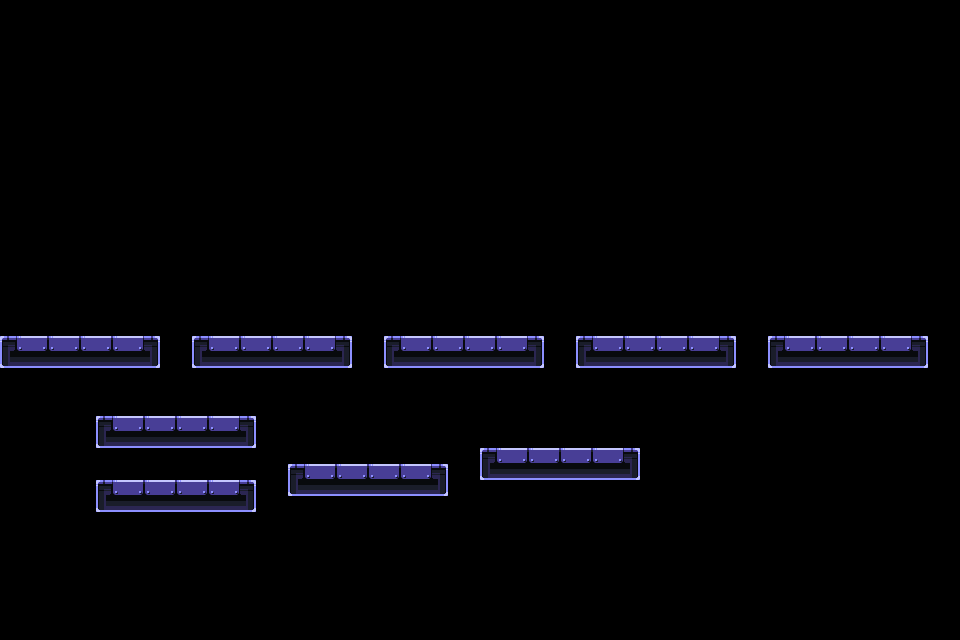

A level layout from a 2D game, rendered from its tile map. Below: a short description, then the map file with its tile-grid data intact:
An orthogonal 60x40 tile map with 16x16 px tiles, 1 tile layer (Tile Layer 1) and 3 objects.

<map version="1.9" tiledversion="1.9.2" orientation="orthogonal" renderorder="right-down" width="60" height="40" tilewidth="16" tileheight="16" infinite="0" nextlayerid="4" nextobjectid="10">
 <tileset firstgid="1" name="Tiles" tilewidth="16" tileheight="16" tilecount="54" columns="6">
  <image source="Tiles.png" width="96" height="144" />
  <tile id="2">
   <objectgroup draworder="index" id="2">
    <object id="1" x="0" y="8" width="16" height="4" />
   </objectgroup>
  </tile>
  <tile id="3">
   <objectgroup draworder="index" id="2">
    <object id="1" x="0" y="8" width="16" height="4" />
   </objectgroup>
  </tile>
  <tile id="27">
   <objectgroup draworder="index" id="2">
    <object id="1" x="0" y="0" width="16" height="4" />
   </objectgroup>
  </tile>
 </tileset>
 <layer id="1" name="Tile Layer 1" width="60" height="40">
  <data encoding="csv">
0,0,0,0,0,0,0,0,0,0,0,0,0,0,0,0,0,0,0,0,0,0,0,0,0,0,0,0,0,0,0,0,0,0,0,0,0,0,0,0,0,0,0,0,0,0,0,0,0,0,0,0,0,0,0,0,0,0,0,0,
0,0,0,0,0,0,0,0,0,0,0,0,0,0,0,0,0,0,0,0,0,0,0,0,0,0,0,0,0,0,0,0,0,0,0,0,0,0,0,0,0,0,0,0,0,0,0,0,0,0,0,0,0,0,0,0,0,0,0,0,
0,0,0,0,0,0,0,0,0,0,0,0,0,0,0,0,0,0,0,0,0,0,0,0,0,0,0,0,0,0,0,0,0,0,0,0,0,0,0,0,0,0,0,0,0,0,0,0,0,0,0,0,0,0,0,0,0,0,0,0,
0,0,0,0,0,0,0,0,0,0,0,0,0,0,0,0,0,0,0,0,0,0,0,0,0,0,0,0,0,0,0,0,0,0,0,0,0,0,0,0,0,0,0,0,0,0,0,0,0,0,0,0,0,0,0,0,0,0,0,0,
0,0,0,0,0,0,0,0,0,0,0,0,0,0,0,0,0,0,0,0,0,0,0,0,0,0,0,0,0,0,0,0,0,0,0,0,0,0,0,0,0,0,0,0,0,0,0,0,0,0,0,0,0,0,0,0,0,0,0,0,
0,0,0,0,0,0,0,0,0,0,0,0,0,0,0,0,0,0,0,0,0,0,0,0,0,0,0,0,0,0,0,0,0,0,0,0,0,0,0,0,0,0,0,0,0,0,0,0,0,0,0,0,0,0,0,0,0,0,0,0,
0,0,0,0,0,0,0,0,0,0,0,0,0,0,0,0,0,0,0,0,0,0,0,0,0,0,0,0,0,0,0,0,0,0,0,0,0,0,0,0,0,0,0,0,0,0,0,0,0,0,0,0,0,0,0,0,0,0,0,0,
0,0,0,0,0,0,0,0,0,0,0,0,0,0,0,0,0,0,0,0,0,0,0,0,0,0,0,0,0,0,0,0,0,0,0,0,0,0,0,0,0,0,0,0,0,0,0,0,0,0,0,0,0,0,0,0,0,0,0,0,
0,0,0,0,0,0,0,0,0,0,0,0,0,0,0,0,0,0,0,0,0,0,0,0,0,0,0,0,0,0,0,0,0,0,0,0,0,0,0,0,0,0,0,0,0,0,0,0,0,0,0,0,0,0,0,0,0,0,0,0,
0,0,0,0,0,0,0,0,0,0,0,0,0,0,0,0,0,0,0,0,0,0,0,0,0,0,0,0,0,0,0,0,0,0,0,0,0,0,0,0,0,0,0,0,0,0,0,0,0,0,0,0,0,0,0,0,0,0,0,0,
0,0,0,0,0,0,0,0,0,0,0,0,0,0,0,0,0,0,0,0,0,0,0,0,0,0,0,0,0,0,0,0,0,0,0,0,0,0,0,0,0,0,0,0,0,0,0,0,0,0,0,0,0,0,0,0,0,0,0,0,
0,0,0,0,0,0,0,0,0,0,0,0,0,0,0,0,0,0,0,0,0,0,0,0,0,0,0,0,0,0,0,0,0,0,0,0,0,0,0,0,0,0,0,0,0,0,0,0,0,0,0,0,0,0,0,0,0,0,0,0,
0,0,0,0,0,0,0,0,0,0,0,0,0,0,0,0,0,0,0,0,0,0,0,0,0,0,0,0,0,0,0,0,0,0,0,0,0,0,0,0,0,0,0,0,0,0,0,0,0,0,0,0,0,0,0,0,0,0,0,0,
0,0,0,0,0,0,0,0,0,0,0,0,0,0,0,0,0,0,0,0,0,0,0,0,0,0,0,0,0,0,0,0,0,0,0,0,0,0,0,0,0,0,0,0,0,0,0,0,0,0,0,0,0,0,0,0,0,0,0,0,
0,0,0,0,0,0,0,0,0,0,0,0,0,0,0,0,0,0,0,0,0,0,0,0,0,0,0,0,0,0,0,0,0,0,0,0,0,0,0,0,0,0,0,0,0,0,0,0,0,0,0,0,0,0,0,0,0,0,0,0,
0,0,0,0,0,0,0,0,0,0,0,0,0,0,0,0,0,0,0,0,0,0,0,0,0,0,0,0,0,0,0,0,0,0,0,0,0,0,0,0,0,0,0,0,0,0,0,0,0,0,0,0,0,0,0,0,0,0,0,0,
0,0,0,0,0,0,0,0,0,0,0,0,0,0,0,0,0,0,0,0,0,0,0,0,0,0,0,0,0,0,0,0,0,0,0,0,0,0,0,0,0,0,0,0,0,0,0,0,0,0,0,0,0,0,0,0,0,0,0,0,
0,0,0,0,0,0,0,0,0,0,0,0,0,0,0,0,0,0,0,0,0,0,0,0,0,0,0,0,0,0,0,0,0,0,0,0,0,0,0,0,0,0,0,0,0,0,0,0,0,0,0,0,0,0,0,0,0,0,0,0,
0,0,0,0,0,0,0,0,0,0,0,0,0,0,0,0,0,0,0,0,0,0,0,0,0,0,0,0,0,0,0,0,0,0,0,0,0,0,0,0,0,0,0,0,0,0,0,0,0,0,0,0,0,0,0,0,0,0,0,0,
0,0,0,0,0,0,0,0,0,0,0,0,0,0,0,0,0,0,0,0,0,0,0,0,0,0,0,0,0,0,0,0,0,0,0,0,0,0,0,0,0,0,0,0,0,0,0,0,0,0,0,0,0,0,0,0,0,0,0,0,
0,0,0,0,0,0,0,0,0,0,0,0,0,0,0,0,0,0,0,0,0,0,0,0,0,0,0,0,0,0,0,0,0,0,0,0,0,0,0,0,0,0,0,0,0,0,0,0,0,0,0,0,0,0,0,0,0,0,0,0,
27,3,4,3,4,3,4,3,4,29,0,0,27,3,4,3,4,3,4,3,4,29,0,0,27,3,4,3,4,3,4,3,4,29,0,0,27,3,4,3,4,3,4,3,4,29,0,0,27,3,4,3,4,3,4,3,4,29,0,0,
39,40,40,40,40,40,40,40,40,41,0,0,39,40,40,40,40,40,40,40,40,41,0,0,39,40,40,40,40,40,40,40,40,41,0,0,39,40,40,40,40,40,40,40,40,41,0,0,39,40,40,40,40,40,40,40,40,41,0,0,
0,0,0,0,0,0,0,0,0,0,0,0,0,0,0,0,0,0,0,0,0,0,0,0,0,0,0,0,0,0,0,0,0,0,0,0,0,0,0,0,0,0,0,0,0,0,0,0,0,0,0,0,0,0,0,0,0,0,0,0,
0,0,0,0,0,0,0,0,0,0,0,0,0,0,0,0,0,0,0,0,0,0,0,0,0,0,0,0,0,0,0,0,0,0,0,0,0,0,0,0,0,0,0,0,0,0,0,0,0,0,0,0,0,0,0,0,0,0,0,0,
0,0,0,0,0,0,0,0,0,0,0,0,0,0,0,0,0,0,0,0,0,0,0,0,0,0,0,0,0,0,0,0,0,0,0,0,0,0,0,0,0,0,0,0,0,0,0,0,0,0,0,0,0,0,0,0,0,0,0,0,
0,0,0,0,0,0,27,3,4,3,4,3,4,3,4,29,0,0,0,0,0,0,0,0,0,0,0,0,0,0,0,0,0,0,0,0,0,0,0,0,0,0,0,0,0,0,0,0,0,0,0,0,0,0,0,0,0,0,0,0,
0,0,0,0,0,0,39,40,40,40,40,40,40,40,40,41,0,0,0,0,0,0,0,0,0,0,0,0,0,0,0,0,0,0,0,0,0,0,0,0,0,0,0,0,0,0,0,0,0,0,0,0,0,0,0,0,0,0,0,0,
0,0,0,0,0,0,0,0,0,0,0,0,0,0,0,0,0,0,0,0,0,0,0,0,0,0,0,0,0,0,27,3,4,3,4,3,4,3,4,29,0,0,0,0,0,0,0,0,0,0,0,0,0,0,0,0,0,0,0,0,
0,0,0,0,0,0,0,0,0,0,0,0,0,0,0,0,0,0,27,3,4,3,4,3,4,3,4,29,0,0,39,40,40,40,40,40,40,40,40,41,0,0,0,0,0,0,0,0,0,0,0,0,0,0,0,0,0,0,0,0,
0,0,0,0,0,0,27,3,4,3,4,3,4,3,4,29,0,0,39,40,40,40,40,40,40,40,40,41,0,0,0,0,0,0,0,0,0,0,0,0,0,0,0,0,0,0,0,0,0,0,0,0,0,0,0,0,0,0,0,0,
0,0,0,0,0,0,39,40,40,40,40,40,40,40,40,41,0,0,0,0,0,0,0,0,0,0,0,0,0,0,0,0,0,0,0,0,0,0,0,0,0,0,0,0,0,0,0,0,0,0,0,0,0,0,0,0,0,0,0,0,
0,0,0,0,0,0,0,0,0,0,0,0,0,0,0,0,0,0,0,0,0,0,0,0,0,0,0,0,0,0,0,0,0,0,0,0,0,0,0,0,0,0,0,0,0,0,0,0,0,0,0,0,0,0,0,0,0,0,0,0,
0,0,0,0,0,0,0,0,0,0,0,0,0,0,0,0,0,0,0,0,0,0,0,0,0,0,0,0,0,0,0,0,0,0,0,0,0,0,0,0,0,0,0,0,0,0,0,0,0,0,0,0,0,0,0,0,0,0,0,0,
0,0,0,0,0,0,0,0,0,0,0,0,0,0,0,0,0,0,0,0,0,0,0,0,0,0,0,0,0,0,0,0,0,0,0,0,0,0,0,0,0,0,0,0,0,0,0,0,0,0,0,0,0,0,0,0,0,0,0,0,
0,0,0,0,0,0,0,0,0,0,0,0,0,0,0,0,0,0,0,0,0,0,0,0,0,0,0,0,0,0,0,0,0,0,0,0,0,0,0,0,0,0,0,0,0,0,0,0,0,0,0,0,0,0,0,0,0,0,0,0,
0,0,0,0,0,0,0,0,0,0,0,0,0,0,0,0,0,0,0,0,0,0,0,0,0,0,0,0,0,0,0,0,0,0,0,0,0,0,0,0,0,0,0,0,0,0,0,0,0,0,0,0,0,0,0,0,0,0,0,0,
0,0,0,0,0,0,0,0,0,0,0,0,0,0,0,0,0,0,0,0,0,0,0,0,0,0,0,0,0,0,0,0,0,0,0,0,0,0,0,0,0,0,0,0,0,0,0,0,0,0,0,0,0,0,0,0,0,0,0,0,
0,0,0,0,0,0,0,0,0,0,0,0,0,0,0,0,0,0,0,0,0,0,0,0,0,0,0,0,0,0,0,0,0,0,0,0,0,0,0,0,0,0,0,0,0,0,0,0,0,0,0,0,0,0,0,0,0,0,0,0,
0,0,0,0,0,0,0,0,0,0,0,0,0,0,0,0,0,0,0,0,0,0,0,0,0,0,0,0,0,0,0,0,0,0,0,0,0,0,0,0,0,0,0,0,0,0,0,0,0,0,0,0,0,0,0,0,0,0,0,0
</data>
 </layer>
 <objectgroup id="3" name="Object Layer 1" />
</map>
